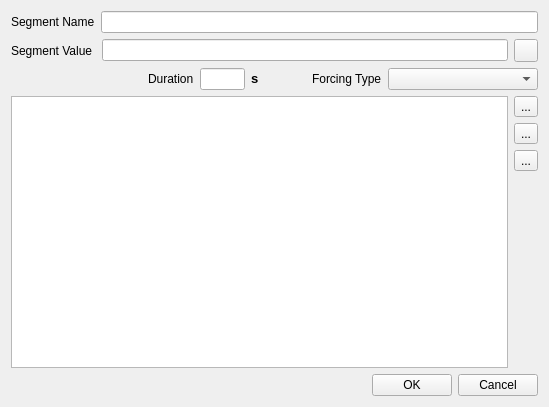
<?xml version="1.0" encoding="UTF-8"?>
<ui version="4.0">
 <class>GTAActionFailureConfigValWidget</class>
 <widget class="QWidget" name="GTAActionFailureConfigValWidget">
  <property name="windowModality">
   <enum>Qt::WindowModal</enum>
  </property>
  <property name="geometry">
   <rect>
    <x>0</x>
    <y>0</y>
    <width>549</width>
    <height>407</height>
   </rect>
  </property>
  <property name="windowTitle">
   <string>Failure Configuration</string>
  </property>
  <layout class="QGridLayout" name="gridLayout">
   <item row="0" column="0">
    <layout class="QHBoxLayout" name="horizontalLayout_3">
     <item>
      <widget class="QLabel" name="label">
       <property name="text">
        <string>Segment Name</string>
       </property>
      </widget>
     </item>
     <item>
      <widget class="QLineEdit" name="configNameLE"/>
     </item>
    </layout>
   </item>
   <item row="2" column="0">
    <layout class="QHBoxLayout" name="horizontalLayout_4">
     <item>
      <spacer name="horizontalSpacer_2">
       <property name="orientation">
        <enum>Qt::Horizontal</enum>
       </property>
       <property name="sizeHint" stdset="0">
        <size>
         <width>40</width>
         <height>20</height>
        </size>
       </property>
      </spacer>
     </item>
     <item>
      <widget class="QLabel" name="label_4">
       <property name="text">
        <string>Duration</string>
       </property>
      </widget>
     </item>
     <item>
      <widget class="QLineEdit" name="durationLE">
       <property name="enabled">
        <bool>true</bool>
       </property>
       <property name="maximumSize">
        <size>
         <width>45</width>
         <height>16777215</height>
        </size>
       </property>
      </widget>
     </item>
     <item>
      <widget class="QLabel" name="label_6">
       <property name="text">
        <string>&lt;!DOCTYPE HTML PUBLIC &quot;-//W3C//DTD HTML 4.0//EN&quot; &quot;http://www.w3.org/TR/REC-html40/strict.dtd&quot;&gt;
&lt;html&gt;&lt;head&gt;&lt;meta name=&quot;qrichtext&quot; content=&quot;1&quot; /&gt;&lt;style type=&quot;text/css&quot;&gt;
p, li { white-space: pre-wrap; }
&lt;/style&gt;&lt;/head&gt;&lt;body style=&quot; font-family:'MS Shell Dlg 2'; font-size:8.25pt; font-weight:400; font-style:normal;&quot;&gt;
&lt;p style=&quot; margin-top:0px; margin-bottom:0px; margin-left:0px; margin-right:0px; -qt-block-indent:0; text-indent:0px;&quot;&gt;&lt;span style=&quot; font-size:10pt; font-weight:600;&quot;&gt;s             &lt;/span&gt;&lt;/p&gt;&lt;/body&gt;&lt;/html&gt;</string>
       </property>
      </widget>
     </item>
     <item>
      <widget class="QLabel" name="label_5">
       <property name="text">
        <string>Forcing Type</string>
       </property>
      </widget>
     </item>
     <item>
      <widget class="QComboBox" name="vmacTypeCB">
       <property name="minimumSize">
        <size>
         <width>150</width>
         <height>0</height>
        </size>
       </property>
      </widget>
     </item>
    </layout>
   </item>
   <item row="4" column="0">
    <layout class="QHBoxLayout" name="horizontalLayout_6">
     <item>
      <widget class="QListWidget" name="failureLW">
       <property name="toolTip">
        <string>signal profile</string>
       </property>
      </widget>
     </item>
     <item>
      <layout class="QVBoxLayout" name="verticalLayout">
       <item>
        <widget class="QToolButton" name="editPB">
         <property name="text">
          <string>...</string>
         </property>
         <property name="icon">
          <iconset resource="../resource.qrc">
           <normaloff>:/images/forms/img/EDIT.png</normaloff>:/images/forms/img/EDIT.png</iconset>
         </property>
        </widget>
       </item>
       <item>
        <widget class="QToolButton" name="addPB">
         <property name="text">
          <string>...</string>
         </property>
         <property name="icon">
          <iconset resource="../resource.qrc">
           <normaloff>:/images/forms/img/Add.png</normaloff>:/images/forms/img/Add.png</iconset>
         </property>
        </widget>
       </item>
       <item>
        <widget class="QToolButton" name="deletePB">
         <property name="text">
          <string>...</string>
         </property>
         <property name="icon">
          <iconset resource="../resource.qrc">
           <normaloff>:/images/forms/img/Remove.png</normaloff>:/images/forms/img/Remove.png</iconset>
         </property>
        </widget>
       </item>
       <item>
        <spacer name="verticalSpacer">
         <property name="orientation">
          <enum>Qt::Vertical</enum>
         </property>
         <property name="sizeHint" stdset="0">
          <size>
           <width>20</width>
           <height>40</height>
          </size>
         </property>
        </spacer>
       </item>
      </layout>
     </item>
    </layout>
   </item>
   <item row="5" column="0">
    <layout class="QHBoxLayout" name="horizontalLayout">
     <item>
      <spacer name="horizontalSpacer">
       <property name="orientation">
        <enum>Qt::Horizontal</enum>
       </property>
       <property name="sizeHint" stdset="0">
        <size>
         <width>217</width>
         <height>20</height>
        </size>
       </property>
      </spacer>
     </item>
     <item>
      <widget class="QPushButton" name="OKPB">
       <property name="text">
        <string>OK</string>
       </property>
       <property name="icon">
        <iconset resource="../resource.qrc">
         <normaloff>:/images/forms/img/OK.png</normaloff>:/images/forms/img/OK.png</iconset>
       </property>
      </widget>
     </item>
     <item>
      <widget class="QPushButton" name="CancePB">
       <property name="text">
        <string>Cancel</string>
       </property>
       <property name="icon">
        <iconset resource="../resource.qrc">
         <normaloff>:/images/forms/img/CANCEL.jpg</normaloff>:/images/forms/img/CANCEL.jpg</iconset>
       </property>
      </widget>
     </item>
    </layout>
   </item>
   <item row="1" column="0">
    <layout class="QHBoxLayout" name="horizontalLayout_2">
     <item>
      <widget class="QLabel" name="label_2">
       <property name="text">
        <string>Segment Value </string>
       </property>
      </widget>
     </item>
     <item>
      <widget class="QLineEdit" name="configValLE">
       <property name="readOnly">
        <bool>true</bool>
       </property>
      </widget>
     </item>
     <item>
      <widget class="QToolButton" name="signalProfilePB">
       <property name="text">
        <string/>
       </property>
       <property name="icon">
        <iconset resource="../resource.qrc">
         <normaloff>:/images/forms/img/signal.png</normaloff>:/images/forms/img/signal.png</iconset>
       </property>
      </widget>
     </item>
    </layout>
   </item>
  </layout>
 </widget>
 <resources>
  <include location="../resource.qrc"/>
 </resources>
 <connections/>
</ui>
